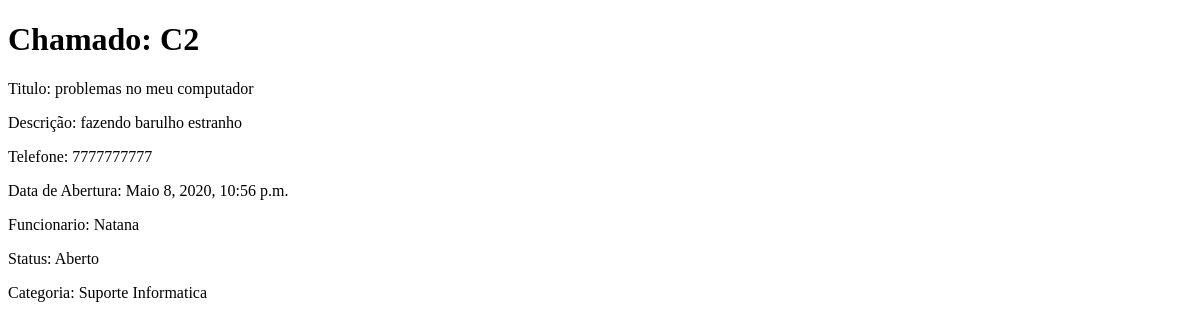
Page /detalhes/2 (signed in) on the earlier database version.
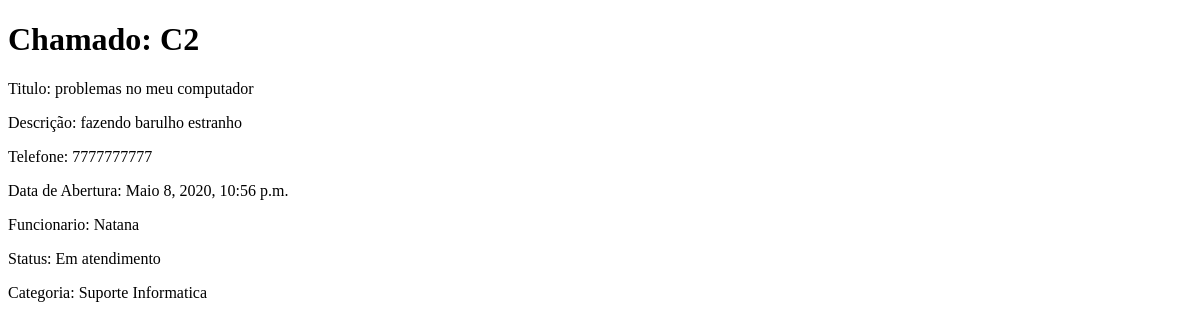
Same page on the later database version.
### chamados/models.py (models this page shows, shortened)
class Chamado(models.Model):
    titulo = models.CharField(max_length=50)
    descricao = models.TextField()
    telefone = models.CharField(max_length=10)
    data_abertura = models.DateTimeField(auto_now_add=True)
    autor = models.ForeignKey(Funcionario, on_delete=models.CASCADE)
    status = models.ForeignKey(Status, on_delete=models.CASCADE)
    categoria = models.ForeignKey(Categoria, on_delete=models.CASCADE)

class Status(models.Model):
    nome = models.CharField(max_length=20)

class Funcionario(models.Model):
    nome = models.CharField(max_length=150)
    matricula = models.CharField(max_length=5)
    usuario = models.ForeignKey(User, on_delete=models.CASCADE, null=True)

class Categoria(models.Model):
    nome = models.CharField(max_length=20)

### chamados/views.py (the view)
# urls.py: path('detalhes/<int:id_chamado>', detalhes, name='detalhes'),
def detalhes(request, id_chamado):
    if request.user.is_authenticated:
        chamado = Chamado.objects.get(pk=id_chamado)
        return render(request, 'chamados/detalhes.html', {'chamado': chamado})
    else:
        return render(request, 'chamados/erro_autenticacao.html', {})

### chamados/templates/chamados/detalhes.html (shortened to what this page needs)
<!DOCTYPE html>
<html lang="en">
<head>
</head>
<body>
    <h1>Chamado:  C{{ chamado.id }} </h1>
    <p> Titulo: {{chamado.titulo}} </p>
    <p> Descrição: {{chamado.descricao}} </p>
    <p> Telefone: {{chamado.telefone}} </p>
    <p> Data de Abertura: {{chamado.data_abertura}} </p>
    <p> Funcionario: {{chamado.autor.nome}} </p>
    <p> Status: {{chamado.status.nome}} </p>
    <p> Categoria: {{chamado.categoria.nome}} </p>
</body>
</html>

Differences in the rows shown:
changed Chamado "problemas no meu computador": status.nome "Aberto" → "Em atendimento"
